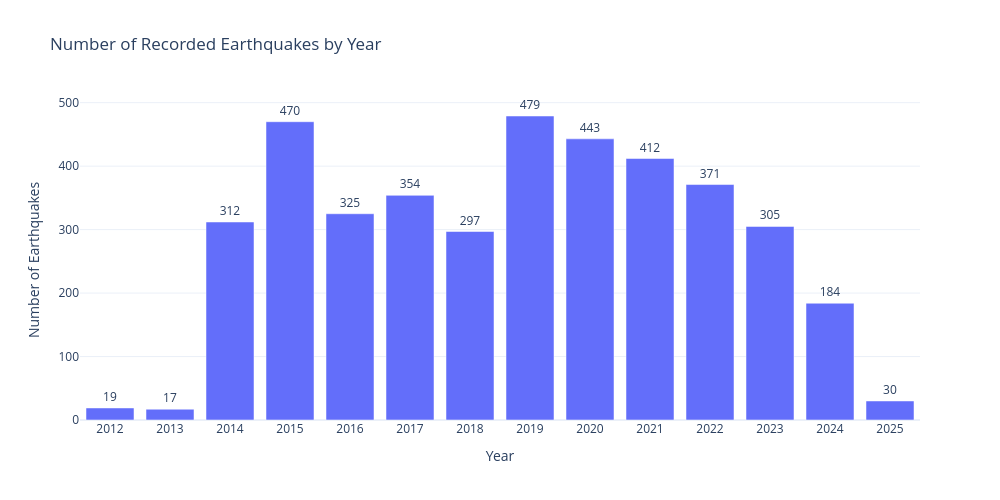

Source (notebook cell):
### Code cell
fig = px.bar(
    yearly_counts,
    x="Year",
    y="Earthquakes",
    text="Earthquakes",
    title="Number of Recorded Earthquakes by Year"
)

fig.update_traces(
    textposition="outside"
)

fig.update_layout(
    template="plotly_white",
    xaxis_title="Year",
    yaxis_title="Number of Earthquakes",
    height=500,
    width=1000
)

fig.update_xaxes(
    tickvals=yearly_counts["Year"]
)

fig.show()

### Figure 1 — Plotly figure (JSON) as saved in the notebook; plotly's stock layout.template omitted (floating-point values rounded to 4 significant figures)
{"data": [{"hovertemplate": "Year=%{x}<br>Earthquakes=%{text}<extra></extra>", "legendgroup": "", "marker": {"color": "#636efa", "pattern": {"shape": ""}}, "name": "", "orientation": "v", "showlegend": false, "text": [19.0, 17.0, 312.0, 470.0, 325.0, 354.0, 297.0, 479.0, 443.0, 412.0, 371.0, 305.0, 184.0, 30.0], "textposition": "outside", "type": "bar", "x": [2012, 2013, 2014, 2015, 2016, 2017, 2018, 2019, 2020, 2021, 2022, 2023, 2024, 2025], "xaxis": "x", "y": [19, 17, 312, 470, 325, 354, 297, 479, 443, 412, 371, 305, 184, 30], "yaxis": "y"}], "layout": {"barmode": "relative", "height": 500, "legend": {"tracegroupgap": 0}, "title": {"text": "Number of Recorded Earthquakes by Year"}, "width": 1000, "xaxis": {"anchor": "y", "domain": [0, 1], "tickvals": [2012, 2013, 2014, 2015, 2016, 2017, 2018, 2019, 2020, 2021, 2022, 2023, 2024, 2025], "title": {"text": "Year"}}, "yaxis": {"anchor": "x", "domain": [0, 1], "title": {"text": "Number of Earthquakes"}}}}
